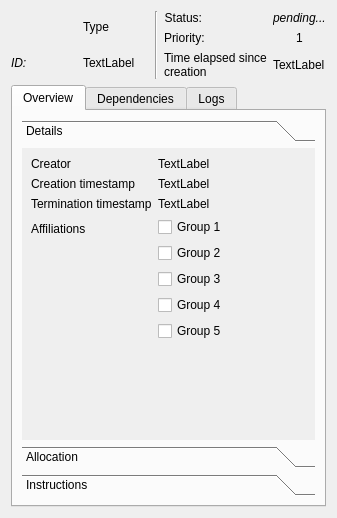
<?xml version="1.0" encoding="UTF-8"?>
<ui version="4.0">
 <class>Form</class>
 <widget class="QWidget" name="Form">
  <property name="geometry">
   <rect>
    <x>0</x>
    <y>0</y>
    <width>337</width>
    <height>518</height>
   </rect>
  </property>
  <property name="windowTitle">
   <string>Form</string>
  </property>
  <layout class="QVBoxLayout" name="verticalLayout_2">
   <item>
    <layout class="QHBoxLayout" name="horizontalLayout">
     <item>
      <layout class="QVBoxLayout" name="verticalLayout">
       <item>
        <layout class="QHBoxLayout" name="horizontalLayout_2">
         <item>
          <widget class="QWidget" name="widget_task_type_icon" native="true"/>
         </item>
         <item>
          <widget class="QLabel" name="label_task_type">
           <property name="text">
            <string>Type</string>
           </property>
          </widget>
         </item>
        </layout>
       </item>
       <item>
        <layout class="QHBoxLayout" name="horizontalLayout_12">
         <item>
          <widget class="QLabel" name="label_13">
           <property name="text">
            <string>&lt;html&gt;&lt;head/&gt;&lt;body&gt;&lt;p&gt;&lt;span style=&quot; font-style:italic;&quot;&gt;ID:&lt;/span&gt;&lt;/p&gt;&lt;/body&gt;&lt;/html&gt;</string>
           </property>
          </widget>
         </item>
         <item>
          <widget class="QLabel" name="label_task_id">
           <property name="text">
            <string>&lt;html&gt;&lt;head/&gt;&lt;body&gt;&lt;p&gt;TextLabel&lt;/p&gt;&lt;/body&gt;&lt;/html&gt;</string>
           </property>
          </widget>
         </item>
        </layout>
       </item>
      </layout>
     </item>
     <item>
      <widget class="Line" name="line">
       <property name="orientation">
        <enum>Qt::Vertical</enum>
       </property>
      </widget>
     </item>
     <item>
      <layout class="QFormLayout" name="formLayout">
       <item row="0" column="0">
        <widget class="QLabel" name="label_4">
         <property name="text">
          <string>Status:</string>
         </property>
         <property name="alignment">
          <set>Qt::AlignRight|Qt::AlignTrailing|Qt::AlignVCenter</set>
         </property>
        </widget>
       </item>
       <item row="0" column="1">
        <widget class="QLabel" name="label_task_status">
         <property name="text">
          <string>&lt;html&gt;&lt;head/&gt;&lt;body&gt;&lt;p&gt;&lt;span style=&quot; font-style:italic;&quot;&gt;pending...&lt;/span&gt;&lt;/p&gt;&lt;/body&gt;&lt;/html&gt;</string>
         </property>
        </widget>
       </item>
       <item row="1" column="0">
        <widget class="QLabel" name="label_6">
         <property name="text">
          <string>Priority:</string>
         </property>
         <property name="alignment">
          <set>Qt::AlignLeading|Qt::AlignLeft|Qt::AlignVCenter</set>
         </property>
        </widget>
       </item>
       <item row="1" column="1">
        <widget class="QLabel" name="label_task_priority">
         <property name="text">
          <string>1</string>
         </property>
         <property name="alignment">
          <set>Qt::AlignCenter</set>
         </property>
        </widget>
       </item>
       <item row="2" column="0">
        <widget class="QLabel" name="label_14">
         <property name="text">
          <string>&lt;html&gt;&lt;head/&gt;&lt;body&gt;&lt;p&gt;Time elapsed since creation&lt;/p&gt;&lt;/body&gt;&lt;/html&gt;</string>
         </property>
         <property name="wordWrap">
          <bool>true</bool>
         </property>
        </widget>
       </item>
       <item row="2" column="1">
        <widget class="QLabel" name="label_time_elapsed_since_creation">
         <property name="text">
          <string>TextLabel</string>
         </property>
        </widget>
       </item>
      </layout>
     </item>
    </layout>
   </item>
   <item>
    <widget class="QTabWidget" name="tabWidget">
     <property name="currentIndex">
      <number>0</number>
     </property>
     <widget class="QWidget" name="tab">
      <attribute name="title">
       <string>Overview</string>
      </attribute>
      <layout class="QVBoxLayout" name="verticalLayout_3">
       <item>
        <widget class="QToolBox" name="toolBox">
         <property name="frameShape">
          <enum>QFrame::NoFrame</enum>
         </property>
         <property name="frameShadow">
          <enum>QFrame::Plain</enum>
         </property>
         <property name="currentIndex">
          <number>0</number>
         </property>
         <property name="tabSpacing">
          <number>6</number>
         </property>
         <widget class="QWidget" name="page">
          <property name="geometry">
           <rect>
            <x>0</x>
            <y>0</y>
            <width>267</width>
            <height>260</height>
           </rect>
          </property>
          <attribute name="label">
           <string>Details</string>
          </attribute>
          <layout class="QFormLayout" name="formLayout_3">
           <item row="0" column="0">
            <widget class="QLabel" name="label_8">
             <property name="text">
              <string>Creator</string>
             </property>
            </widget>
           </item>
           <item row="0" column="1">
            <widget class="QLabel" name="label_task_creator">
             <property name="text">
              <string>TextLabel</string>
             </property>
            </widget>
           </item>
           <item row="2" column="0">
            <widget class="QLabel" name="label_12">
             <property name="text">
              <string>Creation timestamp</string>
             </property>
             <property name="wordWrap">
              <bool>true</bool>
             </property>
            </widget>
           </item>
           <item row="2" column="1">
            <widget class="QLabel" name="label_task_creation_timestamp">
             <property name="text">
              <string>TextLabel</string>
             </property>
            </widget>
           </item>
           <item row="5" column="0">
            <spacer name="verticalSpacer">
             <property name="orientation">
              <enum>Qt::Vertical</enum>
             </property>
             <property name="sizeHint" stdset="0">
              <size>
               <width>20</width>
               <height>40</height>
              </size>
             </property>
            </spacer>
           </item>
           <item row="3" column="0">
            <widget class="QLabel" name="label_16">
             <property name="text">
              <string>Termination timestamp</string>
             </property>
             <property name="wordWrap">
              <bool>true</bool>
             </property>
            </widget>
           </item>
           <item row="3" column="1">
            <widget class="QLabel" name="label_task_termination_timestamp">
             <property name="text">
              <string>TextLabel</string>
             </property>
            </widget>
           </item>
           <item row="4" column="0">
            <widget class="QLabel" name="label_29">
             <property name="text">
              <string>Affiliations</string>
             </property>
            </widget>
           </item>
           <item row="4" column="1">
            <layout class="QVBoxLayout" name="verticalLayout_12">
             <item>
              <widget class="QCheckBox" name="checkBox">
               <property name="text">
                <string>Group 1</string>
               </property>
              </widget>
             </item>
             <item>
              <widget class="QCheckBox" name="checkBox_2">
               <property name="text">
                <string>Group 2</string>
               </property>
              </widget>
             </item>
             <item>
              <widget class="QCheckBox" name="checkBox_3">
               <property name="text">
                <string>Group 3</string>
               </property>
              </widget>
             </item>
             <item>
              <widget class="QCheckBox" name="checkBox_4">
               <property name="text">
                <string>Group 4</string>
               </property>
              </widget>
             </item>
             <item>
              <widget class="QCheckBox" name="checkBox_5">
               <property name="text">
                <string>Group 5</string>
               </property>
              </widget>
             </item>
            </layout>
           </item>
          </layout>
         </widget>
         <widget class="QWidget" name="page_2">
          <property name="geometry">
           <rect>
            <x>0</x>
            <y>0</y>
            <width>267</width>
            <height>249</height>
           </rect>
          </property>
          <attribute name="label">
           <string>Allocation</string>
          </attribute>
          <layout class="QFormLayout" name="formLayout_4">
           <item row="0" column="0">
            <widget class="QLabel" name="label_9">
             <property name="text">
              <string>Current Assignment:</string>
             </property>
             <property name="wordWrap">
              <bool>true</bool>
             </property>
            </widget>
           </item>
           <item row="0" column="1">
            <widget class="QLabel" name="label_task_current_allocation">
             <property name="text">
              <string>Turtle 1</string>
             </property>
            </widget>
           </item>
           <item row="1" column="0">
            <spacer name="verticalSpacer_2">
             <property name="orientation">
              <enum>Qt::Vertical</enum>
             </property>
             <property name="sizeHint" stdset="0">
              <size>
               <width>20</width>
               <height>40</height>
              </size>
             </property>
            </spacer>
           </item>
          </layout>
         </widget>
         <widget class="QWidget" name="page_3">
          <property name="geometry">
           <rect>
            <x>0</x>
            <y>0</y>
            <width>267</width>
            <height>249</height>
           </rect>
          </property>
          <attribute name="label">
           <string>Instructions</string>
          </attribute>
          <layout class="QVBoxLayout" name="verticalLayout_4">
           <item>
            <widget class="QTableWidget" name="tableWidgettask_instructions"/>
           </item>
          </layout>
         </widget>
        </widget>
       </item>
      </layout>
     </widget>
     <widget class="QWidget" name="tab_2">
      <attribute name="title">
       <string>Dependencies</string>
      </attribute>
     </widget>
     <widget class="QWidget" name="tab_3">
      <attribute name="title">
       <string>Logs</string>
      </attribute>
      <layout class="QVBoxLayout" name="verticalLayout_5">
       <item>
        <widget class="QScrollArea" name="scrollArea">
         <property name="widgetResizable">
          <bool>true</bool>
         </property>
         <widget class="QWidget" name="scrollAreaWidgetContents">
          <property name="geometry">
           <rect>
            <x>0</x>
            <y>0</y>
            <width>265</width>
            <height>295</height>
           </rect>
          </property>
          <layout class="QVBoxLayout" name="verticalLayout_6">
           <property name="leftMargin">
            <number>0</number>
           </property>
           <property name="topMargin">
            <number>0</number>
           </property>
           <property name="rightMargin">
            <number>0</number>
           </property>
           <property name="bottomMargin">
            <number>0</number>
           </property>
           <item>
            <widget class="QPlainTextEdit" name="plainTextEdit_logs"/>
           </item>
          </layout>
         </widget>
        </widget>
       </item>
       <item>
        <layout class="QHBoxLayout" name="horizontalLayout_3">
         <item>
          <spacer name="horizontalSpacer">
           <property name="orientation">
            <enum>Qt::Horizontal</enum>
           </property>
           <property name="sizeHint" stdset="0">
            <size>
             <width>40</width>
             <height>20</height>
            </size>
           </property>
          </spacer>
         </item>
         <item>
          <widget class="QPushButton" name="pushButton_clear_logs">
           <property name="text">
            <string>Clear</string>
           </property>
          </widget>
         </item>
         <item>
          <widget class="QPushButton" name="pushButton_save_logs">
           <property name="enabled">
            <bool>false</bool>
           </property>
           <property name="text">
            <string>Save</string>
           </property>
          </widget>
         </item>
        </layout>
       </item>
      </layout>
     </widget>
    </widget>
   </item>
  </layout>
 </widget>
 <resources/>
 <connections/>
</ui>
